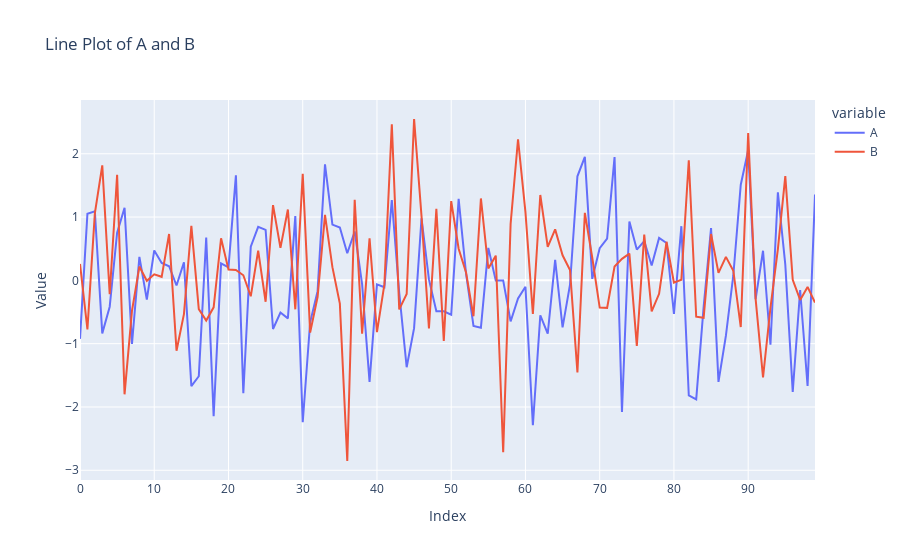

Here is the notebook cell this chart was saved with:
### Markdown cell above
## Line Plot

Create simple line plots using Plotly Express.

### Code cell
df = pd.DataFrame(np.random.randn(100, 2), columns=['A', 'B'])
df['Index'] = df.index

fig = px.line(df, x='Index', y=['A', 'B'], title="Line Plot of A and B", labels={'value': 'Value', 'Index': 'Index'})
fig.show()
